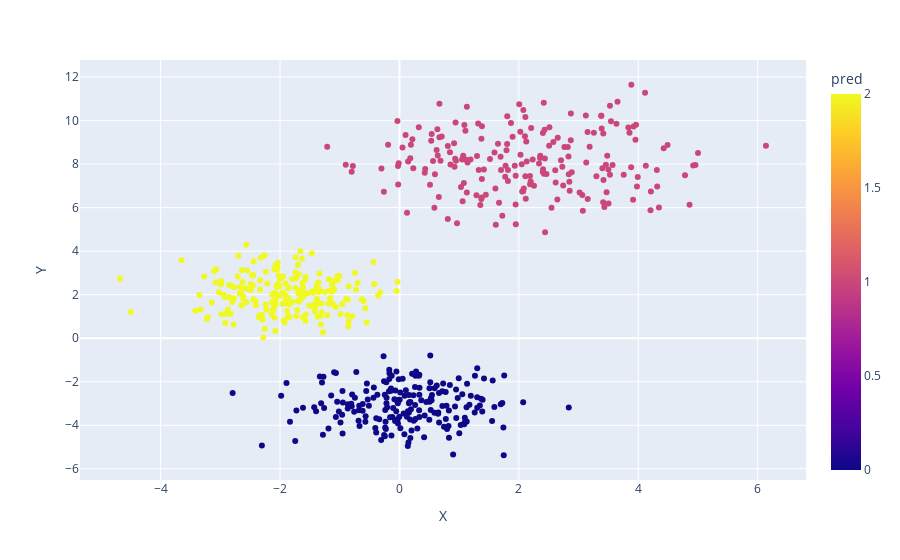

The notebook cell saved with this chart:
### Code cell
#success
df['pred'] = np.argmax(R, axis=1)
fig = px.scatter(df, x='X', y='Y', color='pred')
fig.show()

### Figure 1 — Plotly figure (JSON) as saved in the notebook; plotly's stock layout.template omitted (floating-point values rounded to 4 significant figures; data arrays with more than 128 entries replaced by an {"elided": "..."} marker saying what was removed)
{"data": [{"hoverlabel": {"namelength": 0}, "hovertemplate": "X=%{x}<br>Y=%{y}<br>pred=%{marker.color}", "legendgroup": "", "marker": {"color": {"elided": "600 int values"}, "coloraxis": "coloraxis", "symbol": "circle"}, "mode": "markers", "name": "", "showlegend": false, "type": "scatter", "x": {"elided": "600 float values"}, "xaxis": "x", "y": {"elided": "600 float values"}, "yaxis": "y"}], "layout": {"coloraxis": {"colorbar": {"title": {"text": "pred"}}, "colorscale": [[0, "#0d0887"], [0.1111, "#46039f"], [0.2222, "#7201a8"], [0.3333, "#9c179e"], [0.4444, "#bd3786"], [0.5556, "#d8576b"], [0.6667, "#ed7953"], [0.7778, "#fb9f3a"], [0.8889, "#fdca26"], [1, "#f0f921"]]}, "legend": {"tracegroupgap": 0}, "margin": {"t": 60}, "xaxis": {"anchor": "y", "domain": [0, 1], "title": {"text": "X"}}, "yaxis": {"anchor": "x", "domain": [0, 1], "title": {"text": "Y"}}}}
